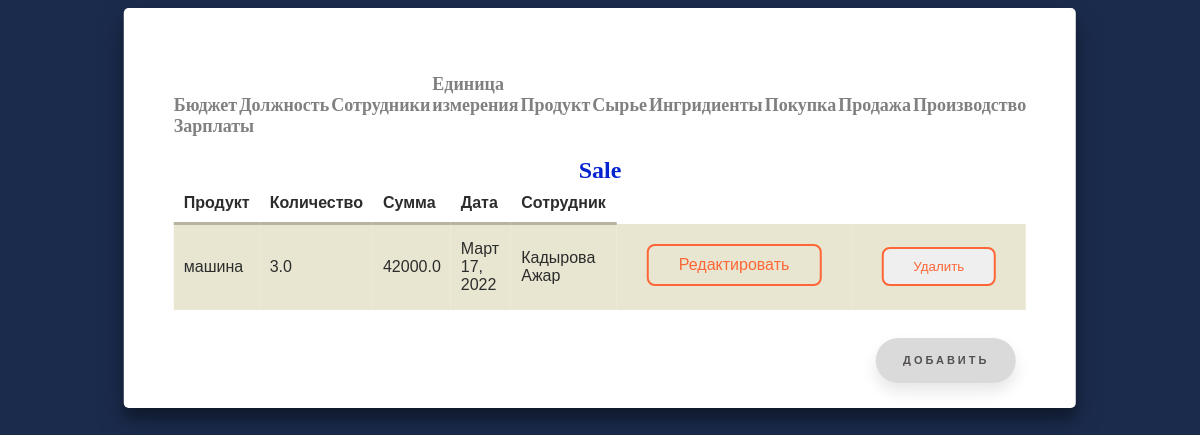
The page /sale on the database its author committed.
### modul/models.py (models this page shows, shortened)
class SaleProduct(models.Model):
    Product = models.ForeignKey(Products,verbose_name="Продукт",null=True,on_delete=models.CASCADE)
    Amount = models.FloatField("Количество",default=0)
    Summ = models.FloatField("Сумма",default=0)
    Date = models.DateField("Дата продажи")
    Employee = models.ForeignKey(Employees,verbose_name="Сотрудник",null=True,on_delete=models.SET_NULL)
    class Meta:
        verbose_name = 'Продажа сырья'
        verbose_name_plural = 'Продажа сырья'

class  Products(models.Model):
    Product = models.CharField("Продукт",max_length=150)
    Unit = models.ForeignKey(Units,verbose_name="Единица измерения",null=True,on_delete=models.SET_NULL)
    Summ = models.FloatField("Сумма",default=0)
    Amount = models.FloatField("Количество",default=0)
    class Meta:
        verbose_name = 'Готовая продукция'
        verbose_name_plural = 'Готовые продукции'

class Employees(models.Model):
    Full_name = models.CharField("ФИО",max_length=225)
    Position = models.ForeignKey(Jobposition,verbose_name = "Должность",null=True,on_delete=models.CASCADE)
    Salary = models.IntegerField("Оклад",default=0)
    Address = models.CharField("Адрес",max_length=150)
    Phone = models.IntegerField("Телефон",default=0)
    class Meta:
        verbose_name = 'Сотрудник'
        verbose_name_plural = 'Сотрудники'

### modul/views.py (the view)
# urls.py: path("sale",views.SaleView.as_view(), name = 'sale'),
class SaleView(ListView):
    model = SaleProduct
    template_name = 'modul/sale.html'
    context_object_name = 'sales'

### modul/templates/modul/sale.html (shortened to what this page needs)
{% extends "modul/home.html"%}
{% block content %}
<h2>Sale</h2>
<table cellpadding="4" cellspacing="1">
  <tr>
      <th>Продукт</th>
      <th>Количество</th>
      <th>Сумма</th>
      <th>Дата</th>
      <th>Сотрудник</th>
  </tr>
  {% for sale in sales %}
      <tr>
        <td>
            {{ sale.Product.Product }}
        </td>
        <td>
            {{ sale.Amount }}
        </td>
        <td>
            {{ sale.Summ }}
        </td>
        <td>
            {{ sale.Date }}
        </td>
        <td>
            {{ sale.Employee.Full_name }}
        </td>
          <td>
              <a href="{% url 'saleupdate' sale.id %}" class="shine-button">Редактировать</a>
          </td>
          <td>
              <form id="delete_form" action="{% url 'saledelete' sale.id %}" method="post">
                  <button type="submit" class="shine-button">Удалить</button>
              </form>
          </td>
      </tr>
      {% endfor %}
</table><br>
<a href="{% url 'createsale' %}" class="floating-button">Добавить</a>
{% endblock %}

### static/modul/css/main.css (style rules this page uses)
table { font-family: "Lucida Sans Unicode", "Lucida Grande", Sans-Serif; border-collapse: collapse; color: #2c2c2c; margin: auto; }
th { border-bottom: 3px solid #B9B29F; padding: 10px; text-align: left; }
td { padding: 10px; }
tr:nth-child(odd) { background: white; }
tr:nth-child(even) { background: #E8E6D1; }
.tabs h2 { text-align: center; font-family: "Montserrat"; color: #0523cf; font-weight: bold; padding: 10px 0 0 0; margin: 0; }
.shine-button { text-decoration: none; display: inline-block; padding: 10px 30px; margin: 10px 20px; position: relative; overflow: hidden; border: 2px solid #fe6637; border-radius: 8px; font-family: 'Montserrat', sans-serif; color: #fe6637; transition: .2s ease-in-out; }
.shine-button:before { content: ""; background: linear-gradient(90deg, rgba(255, 255, 255, .1), rgba(255, 255, 255, .5)); height: 50px; width: 50px; position: absolute; top: -8px; left: -75px; transform: skewX(-45deg); }
.floating-button { text-decoration: none; display: inline-block; width: 140px; height: 45px; line-height: 45px; border-radius: 45px; margin: 10px 20px; font-family: 'Montserrat', sans-serif; font-size: 11px; text-transform: uppercase; text-align: center; letter-spacing: 3px; font-weight: 600; color: #524f4e; background: rgb(218, 218, 218); box-shadow: 0 8px 15px rgba(0, 0, 0, .1); transition: .3s; position: absolute; right: 0; margin-right: 60px; }

### rows shown on the page
SaleProduct: Product.Product "машина", Amount "3.0", Summ "42000.0", Date "Март 17, 2022", Employee.Full_name "Кадырова Ажар"
